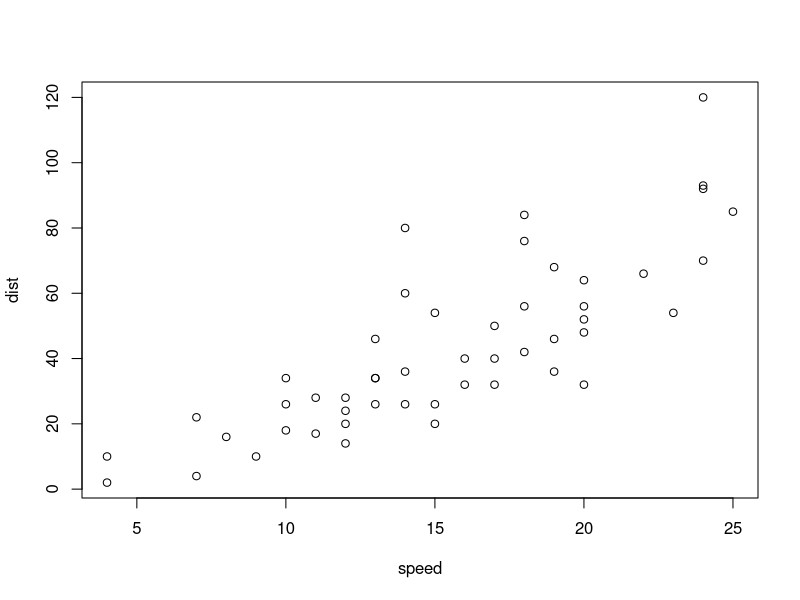
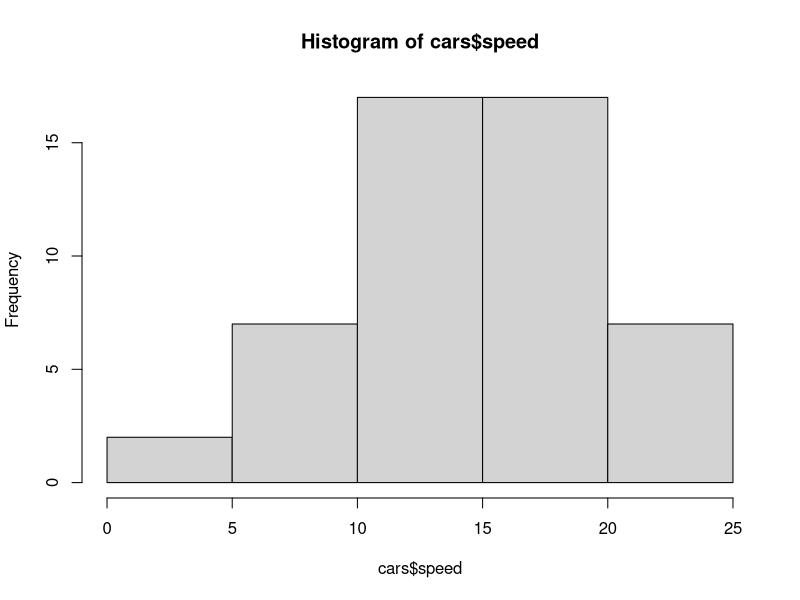
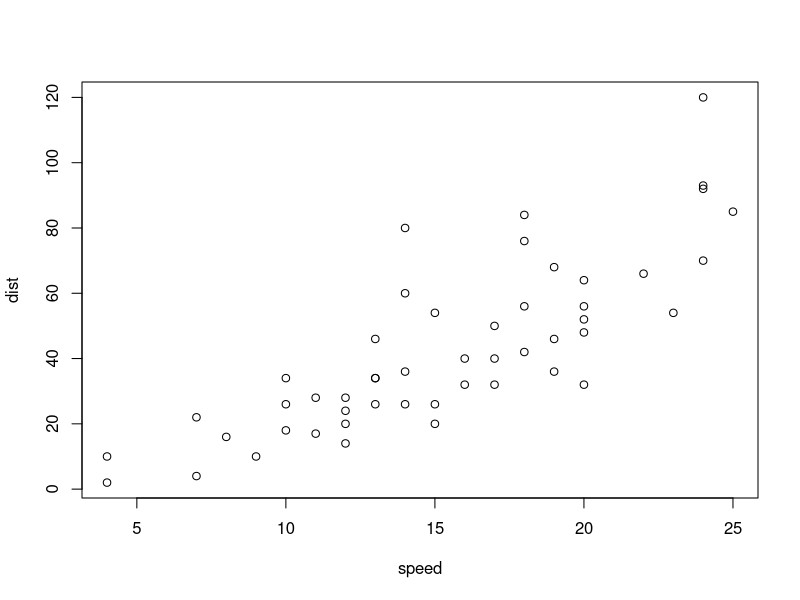
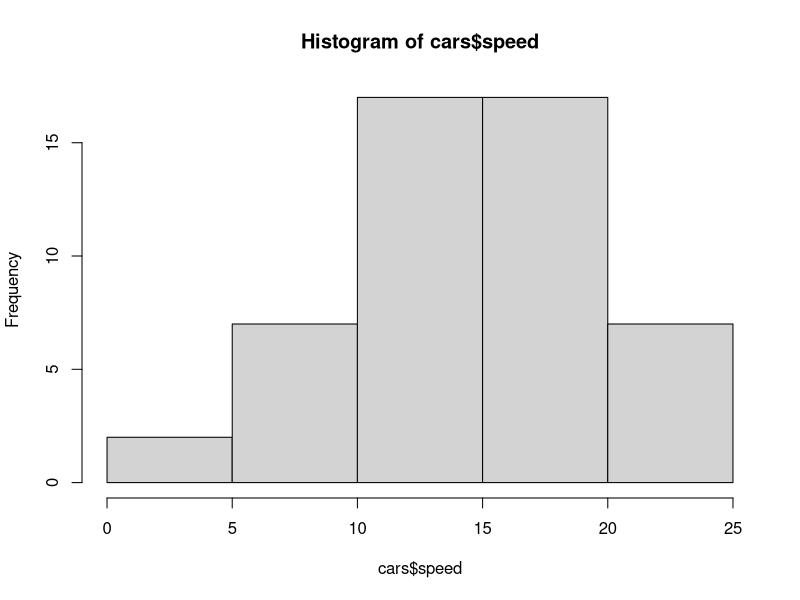
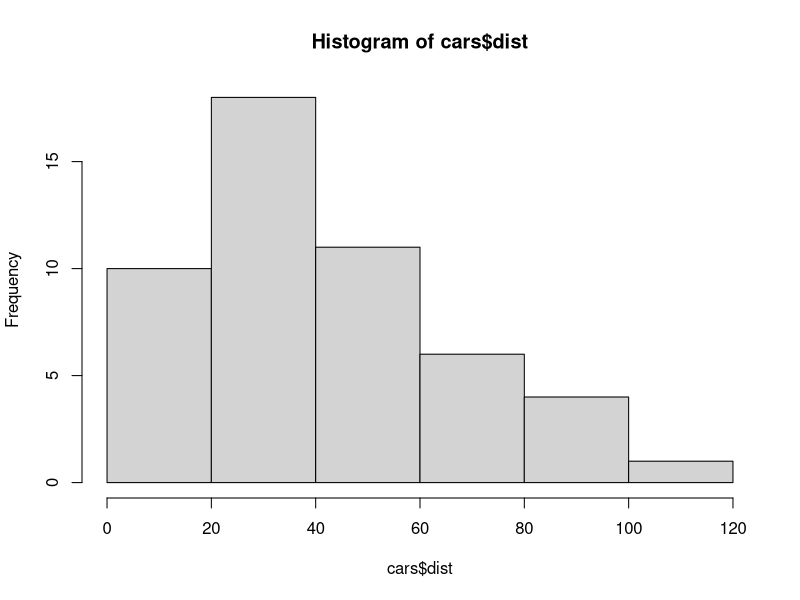
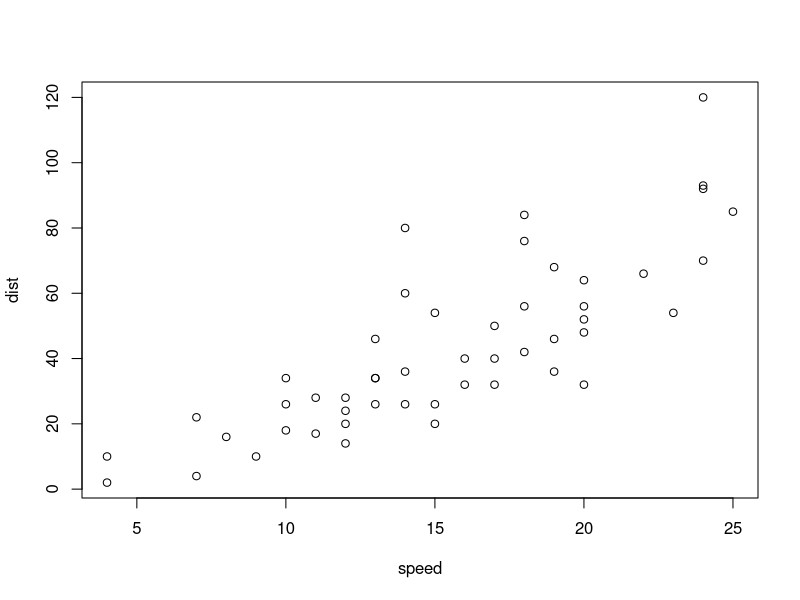

These charts were generated, in order, by the following R code:
## ---- chunk 1
plot(cars)
## ---- chunk 2
summary(cars)
## ---- chunk 3
hist(cars$speed)
## ---- chunk 4
#| title: "Stopping distance"
plot(cars)
## ---- chunk 5
#| title: "Speed"
hist(cars$speed)
## ---- chunk 6
#| title: "Distance"
hist(cars$dist)
## ---- chunk 7
#| content: valuebox
#| title: "Spam"
list(icon = "trash", color = "danger", value = 12)
## ---- chunk 8
plot(cars)
